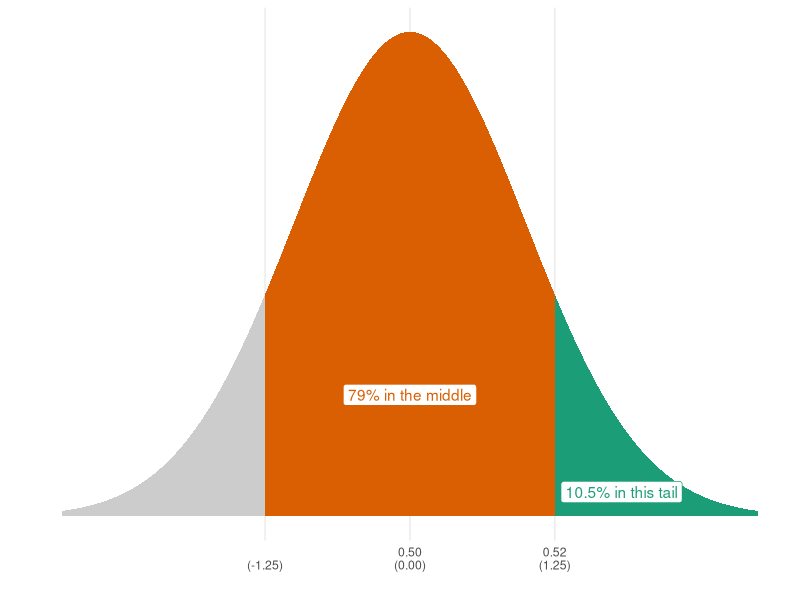
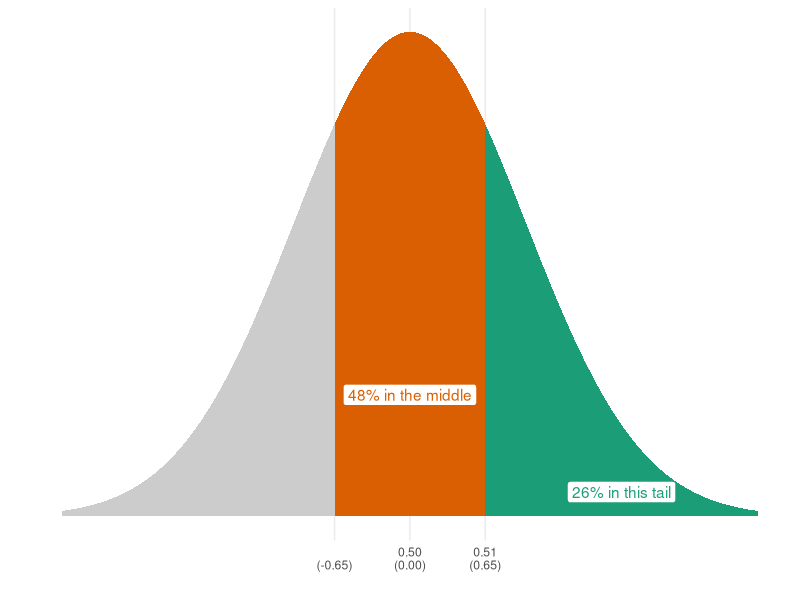
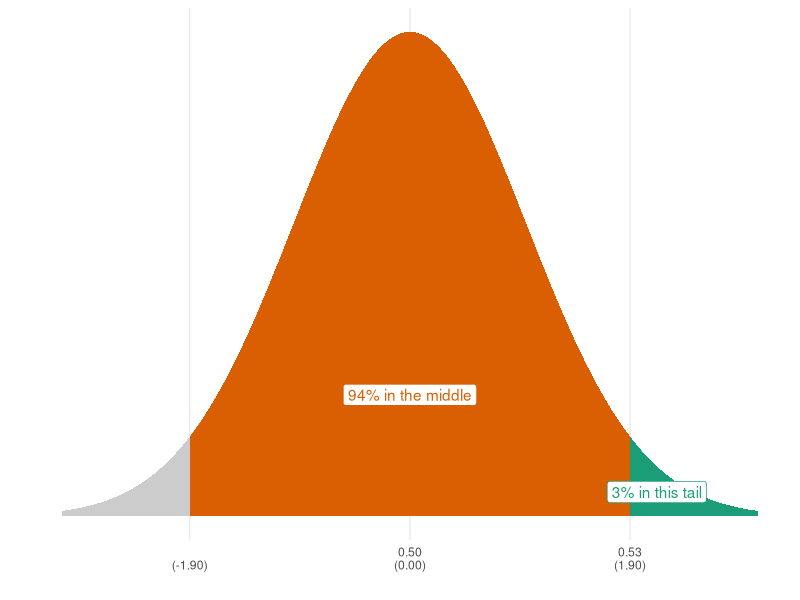
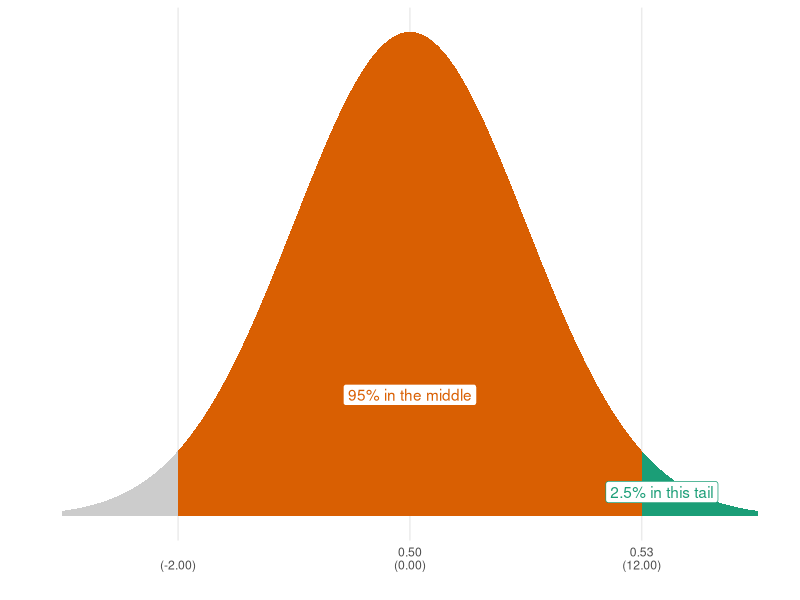
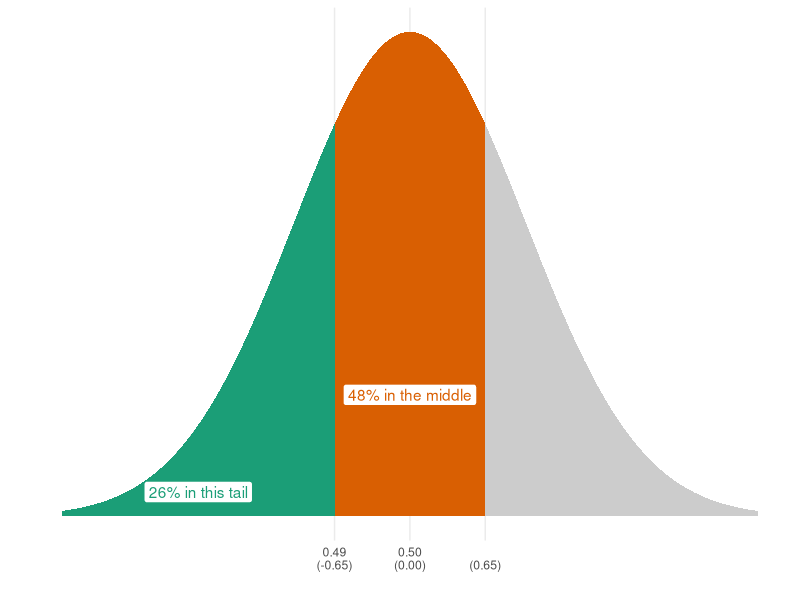

Here is the R script that generated these plots, in order:
## ---- chunk 1
knitr::opts_chunk$set(comment=NA, fig.width=3, fig.height=2, fig.align = "center",
                      message=FALSE, warning=FALSE)

library(tidyverse)
library(kableExtra)
## ---- chunk 2
ggplot(NULL, aes(c(-3,3))) +
  geom_area(stat = "function", fun = dnorm, fill = "grey80", xlim = c(-3, 3)) +
  geom_area(stat = "function", fun = dnorm, fill = "#1b9e77", xlim = c(1.25, 3)) +
  geom_area(stat = "function", fun = dnorm, fill = "#d95f02", xlim = c(-1.25, 1.25)) +
  labs(x = "", y = "") +
  scale_y_continuous(breaks = NULL) +
  scale_x_continuous(breaks = c(-1.25, 0, 1.25), labels = c("\n(-1.25)", "0.50\n(0.00)", "0.52\n(1.25)"), minor_breaks = NULL) + 
  annotate("label", x = 0, y = .1, label = "79% in the middle", color = "#d95f02") + 
    annotate("label", x = (1.2 + 3)/2.3, y = .02, label = "10.5% in this tail", color = "#1b9e77") + 
  theme_minimal()
## ---- chunk 3
ggplot(NULL, aes(c(-3,3))) +
  geom_area(stat = "function", fun = dnorm, fill = "grey80", xlim = c(-3, 3)) +
  geom_area(stat = "function", fun = dnorm, fill = "#1b9e77", xlim = c(0.65, 3)) +
  geom_area(stat = "function", fun = dnorm, fill = "#d95f02", xlim = c(-0.65, 0.65)) +
  labs(x = "", y = "") +
  scale_y_continuous(breaks = NULL) +
  scale_x_continuous(breaks = c(-0.65, 0, 0.65), labels = c("\n(-0.65)", "0.50\n(0.00)", "0.51\n(0.65)"), minor_breaks = NULL) + 
  annotate("label", x = 0, y = .1, label = "48% in the middle", color = "#d95f02") + 
    annotate("label", x = (1.2 + 3)/2.3, y = .02, label = "26% in this tail", color = "#1b9e77") + 
  theme_minimal()
## ---- chunk 4
ggplot(NULL, aes(c(-3,3))) +
  geom_area(stat = "function", fun = dnorm, fill = "grey80", xlim = c(-3, 3)) +
  geom_area(stat = "function", fun = dnorm, fill = "#1b9e77", xlim = c(1.9, 3)) +
  geom_area(stat = "function", fun = dnorm, fill = "#d95f02", xlim = c(-1.9, 1.9)) +
  labs(x = "", y = "") +
  scale_y_continuous(breaks = NULL) +
  scale_x_continuous(breaks = c(-1.9, 0, 1.9), labels = c("\n(-1.90)", "0.50\n(0.00)", "0.53\n(1.90)"), minor_breaks = NULL) + 
  annotate("label", x = 0, y = .1, label = "94% in the middle", color = "#d95f02") + 
    annotate("label", x = (1.9 + 3)/2.3, y = .02, label = "3% in this tail", color = "#1b9e77") + 
  theme_minimal()
## ---- chunk 5
ggplot(NULL, aes(c(-3,3))) +
  geom_area(stat = "function", fun = dnorm, fill = "grey80", xlim = c(-3, 3)) +
  geom_area(stat = "function", fun = dnorm, fill = "#1b9e77", xlim = c(2, 3)) +
  geom_area(stat = "function", fun = dnorm, fill = "#d95f02", xlim = c(-2, 2)) +
  labs(x = "", y = "") +
  scale_y_continuous(breaks = NULL) +
  scale_x_continuous(breaks = c(-2, 0, 2), labels = c("\n(-2.00)", "0.50\n(0.00)", "0.53\n(12.00)"), minor_breaks = NULL) + 
  annotate("label", x = 0, y = .1, label = "95% in the middle", color = "#d95f02") + 
    annotate("label", x = (2 + 3)/2.3, y = .02, label = "2.5% in this tail", color = "#1b9e77") + 
  theme_minimal()
## ---- chunk 6
ggplot(NULL, aes(c(-3,3))) +
  geom_area(stat = "function", fun = dnorm, fill = "grey80", xlim = c(-3, 3)) +
  geom_area(stat = "function", fun = dnorm, fill = "#1b9e77", xlim = c(-3, -0.65)) +
  geom_area(stat = "function", fun = dnorm, fill = "#d95f02", xlim = c(-0.65, 0.65)) +
  labs(x = "", y = "") +
  scale_y_continuous(breaks = NULL) +
  scale_x_continuous(breaks = c(-0.65, 0, 0.65), labels = c("0.49\n(-0.65)", "0.50\n(0.00)", "\n(0.65)"), minor_breaks = NULL) + 
  annotate("label", x = 0, y = .1, label = "48% in the middle", color = "#d95f02") + 
    annotate("label", x = -(1.2 + 3)/2.3, y = .02, label = "26% in this tail", color = "#1b9e77") + 
  theme_minimal()
